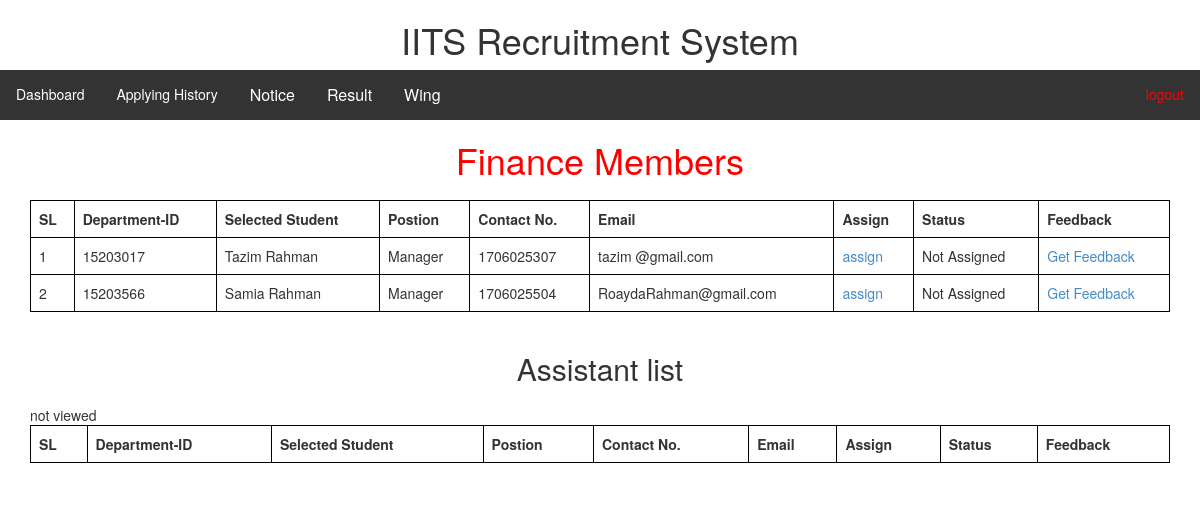
Page /Finance-wing.php on the committed database.
### tables this page shows
CREATE TABLE `applyform` (
  `ID` int(11) NOT NULL,
  `password` varchar(255) NOT NULL,
  `position` varchar(500) NOT NULL,
  `name` varchar(500) NOT NULL,
  `dept-id` int(11) NOT NULL,
  `Program` varchar(500) NOT NULL,
  `wing` varchar(1200) NOT NULL,
  `CGPA` float NOT NULL,
  `Address` varchar(500) NOT NULL,
  `Contact` int(11) NOT NULL,
  `E-mail` varchar(500) NOT NULL,
  `Facebook` varchar(500) NOT NULL,
  `association` varchar(500) NOT NULL,
  `Experience` varchar(500) NOT NULL,
  `choosing-position` varchar(500) NOT NULL,
  `serve` varchar(500) NOT NULL,
  `selected` tinyint(1) DEFAULT NULL,
  `imgdir` varchar(200) NOT NULL
);

### Finance-wing.php (the view, shortened to what this page needs)
<?php include('header/admin-header.php'); ?>
<h1 align="center" style="color: red;">Finance Members</h1>
<!DOCTYPE html>
<html>
<head>
</head>
<body>
<div class="container" id='getp'>
<table class="table" align="center" width="60%">
        <thead>
        <tr>
            <td><b>SL</b></td>
            <td><b>Department-ID</b></td>
            <td><b>Selected Student</b></td>
            <td><b>Postion</b></td>
            <td><b>Contact No.</b></td>
            <td><b>Email</b></td>
            <td><b>Assign</b></td>
            <td><b>Status</b></td>
            <td><b>Feedback</b></td>
        </tr>
        </thead>
    <?php
    include('dbcon.php');
    $sql = "SELECT * FROM applyform WHERE selected=1 AND wing='Finance' AND position LIKE '%Manager%' ";
    $qry = mysqli_query($connection, $sql);
 $SL = 0;
    if (mysqli_num_rows($qry) > 0) {
        while ($row = mysqli_fetch_assoc($qry)) {
            ?>
            <tr>
                    <td><?php
                        $SL = $SL + 1;
                        echo $SL; ?></td>
                    <td><?php echo $row["dept-id"]; ?></td>
                    <td><?php echo $row["name"]; ?></td>
                    <td><?php echo $row["position"]; ?></td>
                     <td><?php echo $row["Contact"]; ?></td>
                     <td><?php echo $row["E-mail"]; ?></td>
                     <td><a href="asign.php?id=<?php echo $row['ID'] ?>">assign</a></td>
                    <td>
                       <?php
                        $id = $row['dept-id'];
                        $sql = "SELECT * FROM work where stuid='$id'";
                        $qry2 = mysqli_query($connection, $sql);
                        if($qry2){
                            if (mysqli_num_rows($qry2) > 0){
                                echo "Assigned";
                            }else{
                                echo "Not Assigned";
                            }
                        }
                        ?>
                    </td>
                    <td><a href="getfeed.php?id=<?php echo $row['dept-id'] ?>">Get Feedback</a></td>
                </tr>
            <?php
        }
    } else {
        echo "not viewed";
    }
    ?>
</table>
</div>
<h2 align="center">Assistant list</h2>
<div class="container" id='getp'>
    <table class="table" align="center" width="60%">
        <thead>
        <tr>
            <td><b>SL</b></td>
            <td><b>Department-ID</b></td>
            <td><b>Selected Student</b></td>
            <td><b>Postion</b></td>
            <td><b>Contact No.</b></td>
            <td><b>Email</b></td>
            <td><b>Assign</b></td>
            <td><b>Status</b></td>
            <td><b>Feedback</b></td>
        </tr>
        </thead>
    </table>
</div>
</body>
</html>

### header/admin-header.php (style rules this page uses)
.container { margin-top:20px; }

### Finance-wing.php (style rules this page uses)
tr td { border: 1px solid black; }
table { border: 1px solid black; }

### rows in the picture
applyform: value "15203017", name "Tazim Rahman", position "Manager", Contact "1706025307", value "tazim @gmail.com"
applyform: value "15203566", name "Samia Rahman", position "Manager", Contact "1706025504", value "RoaydaRahman@gmail.com"
